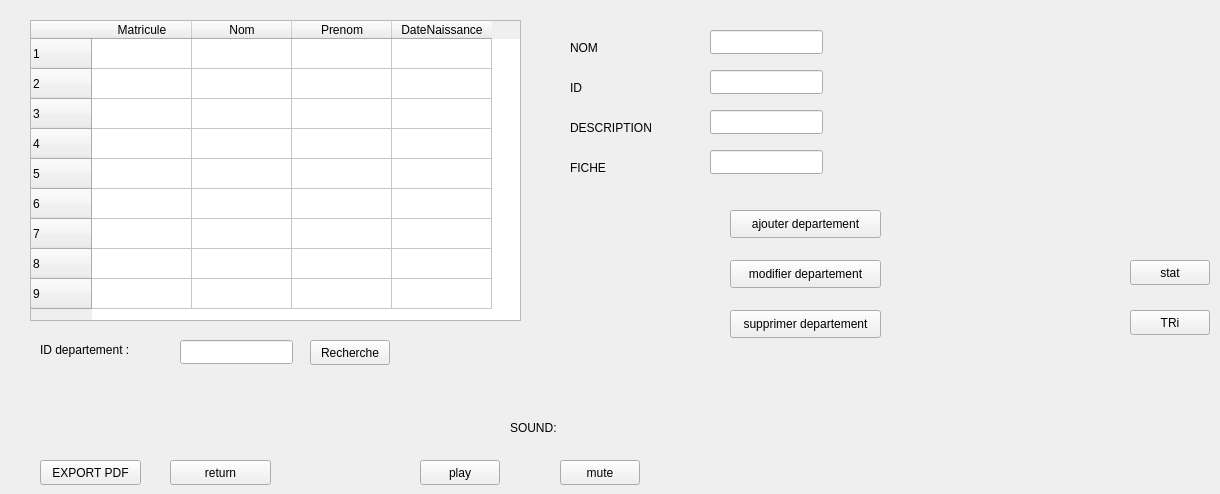
    <widget class="QWidget" name="tab_2">
     <property name="styleSheet">
      <string notr="true">QTabWidget:pane {
border:4px;
background-color:#FFEEE7;
border-color:#666666;
border-radius:4px;
}</string>
     </property>
     <attribute name="title">
      <string>Employés</string>
     </attribute>
     <widget class="QPushButton" name="sp_pushButton">
      <property name="geometry">
       <rect>
        <x>730</x>
        <y>310</y>
        <width>151</width>
        <height>28</height>
       </rect>
      </property>
      <property name="text">
       <string>supprimer departement</string>
      </property>
     </widget>
     <widget class="QPushButton" name="ap_pushButton">
      <property name="geometry">
       <rect>
        <x>730</x>
        <y>210</y>
        <width>151</width>
        <height>28</height>
       </rect>
      </property>
      <property name="text">
       <string>ajouter departement</string>
      </property>
     </widget>
     <widget class="QPushButton" name="mp_pushButton">
      <property name="geometry">
       <rect>
        <x>730</x>
        <y>260</y>
        <width>151</width>
        <height>28</height>
       </rect>
      </property>
      <property name="text">
       <string>modifier departement</string>
      </property>
      <property name="checkable">
       <bool>true</bool>
      </property>
     </widget>
     <widget class="QLineEdit" name="lineEdit_Np">
      <property name="geometry">
       <rect>
        <x>710</x>
        <y>30</y>
        <width>113</width>
        <height>24</height>
       </rect>
      </property>
     </widget>
     <widget class="QLineEdit" name="lineEdit_id_P">
      <property name="geometry">
       <rect>
        <x>710</x>
        <y>70</y>
        <width>113</width>
        <height>24</height>
       </rect>
      </property>
     </widget>
     <widget class="QLineEdit" name="lineEdit_nbr_H">
      <property name="geometry">
       <rect>
        <x>710</x>
        <y>110</y>
        <width>113</width>
        <height>24</height>
       </rect>
      </property>
     </widget>
     <widget class="QLineEdit" name="lineEdit_salaire">
      <property name="geometry">
       <rect>
        <x>710</x>
        <y>150</y>
        <width>113</width>
        <height>24</height>
       </rect>
      </property>
     </widget>
     <widget class="QLabel" name="label_8">
      <property name="geometry">
       <rect>
        <x>570</x>
        <y>40</y>
        <width>56</width>
        <height>16</height>
       </rect>
      </property>
      <property name="text">
       <string>NOM</string>
      </property>
     </widget>
     <widget class="QLabel" name="label_9">
      <property name="geometry">
       <rect>
        <x>570</x>
        <y>160</y>
        <width>56</width>
        <height>16</height>
       </rect>
      </property>
      <property name="text">
       <string>FICHE</string>
      </property>
     </widget>
     <widget class="QLabel" name="label_10">
      <property name="geometry">
       <rect>
        <x>570</x>
        <y>120</y>
        <width>121</width>
        <height>16</height>
       </rect>
      </property>
      <property name="text">
       <string>DESCRIPTION</string>
      </property>
     </widget>
     <widget class="QLabel" name="label_11">
      <property name="geometry">
       <rect>
        <x>570</x>
        <y>80</y>
        <width>56</width>
        <height>16</height>
       </rect>
      </property>
      <property name="text">
       <string>ID</string>
      </property>
     </widget>
     <widget class="QLabel" name="label_12">
      <property name="geometry">
       <rect>
        <x>40</x>
        <y>340</y>
        <width>121</width>
        <height>20</height>
       </rect>
      </property>
      <property name="text">
       <string>ID departement :</string>
      </property>
     </widget>
     <widget class="QLineEdit" name="lineEdit_Rech_idP">
      <property name="geometry">
       <rect>
        <x>180</x>
        <y>340</y>
        <width>113</width>
        <height>24</height>
       </rect>
      </property>
     </widget>
     <widget class="QPushButton" name="tri_2">
      <property name="geometry">
       <rect>
        <x>1130</x>
        <y>310</y>
        <width>80</width>
        <height>25</height>
       </rect>
      </property>
      <property name="text">
       <string>TRi</string>
      </property>
     </widget>
     <widget class="QPushButton" name="Recherche">
      <property name="geometry">
       <rect>
        <x>310</x>
        <y>340</y>
        <width>80</width>
        <height>25</height>
       </rect>
      </property>
      <property name="text">
       <string>Recherche</string>
      </property>
     </widget>
     <widget class="QPushButton" name="stat">
      <property name="geometry">
       <rect>
        <x>1130</x>
        <y>260</y>
        <width>80</width>
        <height>25</height>
       </rect>
      </property>
      <property name="text">
       <string>stat</string>
      </property>
     </widget>
     <widget class="QCustomPlot" name="gplot" native="true">
      <property name="geometry">
       <rect>
        <x>910</x>
        <y>30</y>
        <width>301</width>
        <height>211</height>
       </rect>
      </property>
     </widget>
     <widget class="QTableWidget" name="tableWidget_4">
      <property name="geometry">
       <rect>
        <x>30</x>
        <y>20</y>
        <width>491</width>
        <height>301</height>
       </rect>
      </property>
      <row>
       <property name="text">
        <string>1               </string>
       </property>
      </row>
      <row>
       <property name="text">
        <string>2</string>
       </property>
      </row>
      <row>
       <property name="text">
        <string>3</string>
       </property>
      </row>
      <row>
       <property name="text">
        <string>4</string>
       </property>
      </row>
      <row>
       <property name="text">
        <string>5</string>
       </property>
      </row>
      <row>
       <property name="text">
        <string>6</string>
       </property>
      </row>
      <row>
       <property name="text">
        <string>7</string>
       </property>
      </row>
      <row>
       <property name="text">
        <string>8</string>
       </property>
      </row>
      <row>
       <property name="text">
        <string>9</string>
       </property>
      </row>
      <column>
       <property name="text">
        <string>Matricule</string>
       </property>
      </column>
      <column>
       <property name="text">
        <string>Nom</string>
       </property>
      </column>
      <column>
       <property name="text">
        <string>Prenom</string>
       </property>
      </column>
      <column>
       <property name="text">
        <string>DateNaissance</string>
       </property>
      </column>
      <item row="1" column="0">
       <property name="text">
        <string/>
       </property>
      </item>
     </widget>
     <widget class="QPushButton" name="PDF_3">
      <property name="geometry">
       <rect>
        <x>40</x>
        <y>460</y>
        <width>101</width>
        <height>25</height>
       </rect>
      </property>
      <property name="text">
       <string>EXPORT PDF</string>
      </property>
     </widget>
     <widget class="QPushButton" name="PDF_4">
      <property name="geometry">
       <rect>
        <x>170</x>
        <y>460</y>
        <width>101</width>
        <height>25</height>
       </rect>
      </property>
      <property name="text">
       <string>return</string>
      </property>
     </widget>
     <widget class="QPushButton" name="paly_2">
      <property name="geometry">
       <rect>
        <x>420</x>
        <y>460</y>
        <width>80</width>
        <height>25</height>
       </rect>
      </property>
      <property name="text">
       <string>play</string>
      </property>
     </widget>
     <widget class="QPushButton" name="paly_3">
      <property name="geometry">
       <rect>
        <x>560</x>
        <y>460</y>
        <width>80</width>
        <height>25</height>
       </rect>
      </property>
      <property name="text">
       <string>mute</string>
      </property>
     </widget>
     <widget class="QLabel" name="label_13">
      <property name="geometry">
       <rect>
        <x>510</x>
        <y>420</y>
        <width>56</width>
        <height>16</height>
       </rect>
      </property>
      <property name="text">
       <string>SOUND:</string>
      </property>
     </widget>
    </widget>
